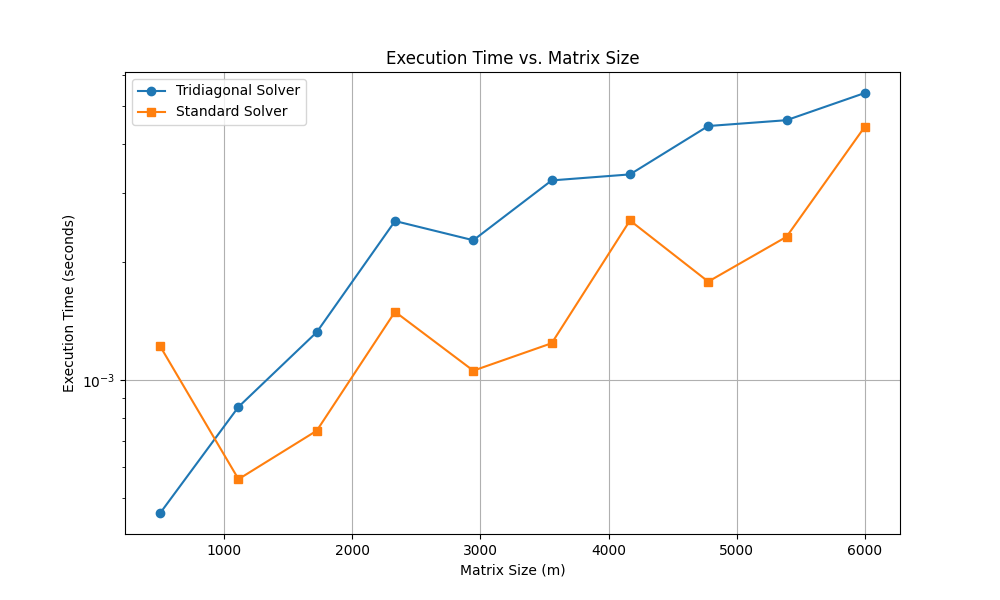

Reproduce this figure in Python.
import numpy as np
import time
from scipy.sparse import diags
import matplotlib.pyplot as plt
from scipy.sparse.linalg import spsolve

def tridiagsolver(lowerdiag, maindiag, upperdiag, b):
    d = maindiag.copy()
    u = upperdiag.copy()
    b_tilde = b.copy()
    
    m = len(d)
    x = np.zeros(m)

    
    for i in range(1, m):
        m_i = lowerdiag[i - 1] / d[i - 1]
        d[i] = d[i] - m_i * u[i - 1]
        b_tilde[i] = b_tilde[i] - m_i * b_tilde[i - 1]

    
    x[m - 1] = b_tilde[m - 1] / d[m - 1]

    for i in range(m - 2, -1, -1):
        x[i] = (b_tilde[i] - u[i] * x[i + 1]) / d[i]

    return x


M = np.linspace(500, 6000, 10)
M = np.round(M).astype(int)


timetridiag = np.zeros(len(M))
timestandard = np.zeros(len(M))

for j in range(len(M)):
    m = M[j]

    upperdiag = np.random.rand(m - 1)
    lowerdiag = np.random.rand(m - 1)

    maindiag = np.concatenate(([0], upperdiag)) + np.concatenate((lowerdiag, [0])) + np.random.rand(m) + 2
    b = np.random.rand(m)

    diagonals = [lowerdiag, maindiag, upperdiag]
    offsets = [-1, 0, 1]
    A_sparse = diags(diagonals, offsets, shape=(m, m))
    

    
    start_time = time.perf_counter()
    x_tridiag = tridiagsolver(lowerdiag, maindiag, upperdiag, b)
    end_time = time.perf_counter()
    timetridiag[j] = end_time - start_time

    
    start_time = time.perf_counter()
    x_standard = spsolve(A_sparse, b)
    end_time = time.perf_counter()
    timestandard[j] = end_time - start_time


plt.figure(figsize=(10, 6))
plt.semilogy(M, timetridiag, label='Tridiagonal Solver', marker='o')
plt.semilogy(M, timestandard, label='Standard Solver', marker='s')
plt.xlabel('Matrix Size (m)')
plt.ylabel('Execution Time (seconds)')
plt.title('Execution Time vs. Matrix Size')
plt.legend()
plt.grid(True)
plt.show()
